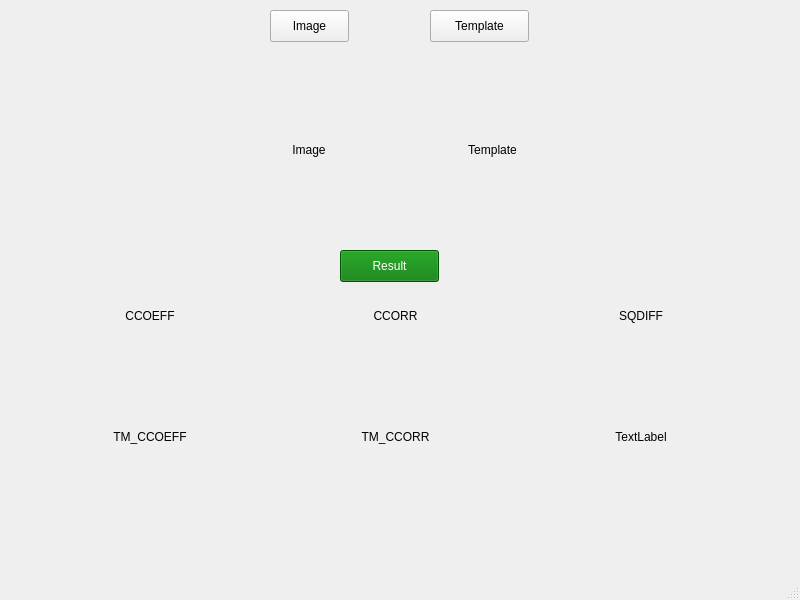
<?xml version="1.0" encoding="UTF-8"?>
<ui version="4.0">
 <class>MainWindow</class>
 <widget class="QMainWindow" name="MainWindow">
  <property name="geometry">
   <rect>
    <x>0</x>
    <y>0</y>
    <width>800</width>
    <height>600</height>
   </rect>
  </property>
  <property name="windowTitle">
   <string>MainWindow</string>
  </property>
  <widget class="QWidget" name="centralwidget">
   <widget class="QPushButton" name="uploadTemplate">
    <property name="geometry">
     <rect>
      <x>430</x>
      <y>10</y>
      <width>99</width>
      <height>32</height>
     </rect>
    </property>
    <property name="text">
     <string>Template</string>
    </property>
   </widget>
   <widget class="QPushButton" name="uploadImage">
    <property name="geometry">
     <rect>
      <x>270</x>
      <y>10</y>
      <width>79</width>
      <height>32</height>
     </rect>
    </property>
    <property name="text">
     <string>Image</string>
    </property>
   </widget>
   <widget class="QPushButton" name="resultButton">
    <property name="geometry">
     <rect>
      <x>340</x>
      <y>250</y>
      <width>99</width>
      <height>32</height>
     </rect>
    </property>
    <property name="styleSheet">
     <string notr="true">background-color: rgb(0, 118, 0);
color: rgb(255, 255, 255);</string>
    </property>
    <property name="text">
     <string>Result</string>
    </property>
   </widget>
   <widget class="QWidget" name="">
    <property name="geometry">
     <rect>
      <x>220</x>
      <y>60</y>
      <width>361</width>
      <height>181</height>
     </rect>
    </property>
    <layout class="QGridLayout" name="gridLayout" columnstretch="0,0">
     <property name="verticalSpacing">
      <number>20</number>
     </property>
     <item row="0" column="1">
      <widget class="QLabel" name="temp">
       <property name="text">
        <string>Template</string>
       </property>
       <property name="alignment">
        <set>Qt::AlignCenter</set>
       </property>
       <property name="indent">
        <number>0</number>
       </property>
      </widget>
     </item>
     <item row="0" column="0">
      <widget class="QLabel" name="image">
       <property name="maximumSize">
        <size>
         <width>16777215</width>
         <height>180</height>
        </size>
       </property>
       <property name="text">
        <string>Image</string>
       </property>
       <property name="alignment">
        <set>Qt::AlignCenter</set>
       </property>
       <property name="margin">
        <number>10</number>
       </property>
       <property name="indent">
        <number>0</number>
       </property>
      </widget>
     </item>
    </layout>
   </widget>
   <widget class="QWidget" name="">
    <property name="geometry">
     <rect>
      <x>30</x>
      <y>300</y>
      <width>731</width>
      <height>237</height>
     </rect>
    </property>
    <layout class="QGridLayout" name="gridLayout_5">
     <item row="0" column="0">
      <layout class="QGridLayout" name="gridLayout_2">
       <item row="0" column="0">
        <widget class="QLabel" name="TM_CCOEFF_label">
         <property name="minimumSize">
          <size>
           <width>0</width>
           <height>25</height>
          </size>
         </property>
         <property name="text">
          <string>CCOEFF</string>
         </property>
         <property name="alignment">
          <set>Qt::AlignCenter</set>
         </property>
        </widget>
       </item>
       <item row="1" column="0">
        <widget class="QLabel" name="TM_CCOEFF">
         <property name="minimumSize">
          <size>
           <width>0</width>
           <height>200</height>
          </size>
         </property>
         <property name="text">
          <string>TM_CCOEFF</string>
         </property>
         <property name="alignment">
          <set>Qt::AlignCenter</set>
         </property>
        </widget>
       </item>
      </layout>
     </item>
     <item row="0" column="1">
      <layout class="QGridLayout" name="gridLayout_3">
       <item row="0" column="0">
        <widget class="QLabel" name="TM_CCORR_label">
         <property name="minimumSize">
          <size>
           <width>0</width>
           <height>25</height>
          </size>
         </property>
         <property name="text">
          <string>CCORR</string>
         </property>
         <property name="alignment">
          <set>Qt::AlignCenter</set>
         </property>
        </widget>
       </item>
       <item row="1" column="0">
        <widget class="QLabel" name="TM_CCORR">
         <property name="minimumSize">
          <size>
           <width>0</width>
           <height>200</height>
          </size>
         </property>
         <property name="text">
          <string>TM_CCORR</string>
         </property>
         <property name="alignment">
          <set>Qt::AlignCenter</set>
         </property>
        </widget>
       </item>
      </layout>
     </item>
     <item row="0" column="2">
      <layout class="QGridLayout" name="gridLayout_4">
       <item row="0" column="0">
        <widget class="QLabel" name="TM_SQDIFF_label">
         <property name="minimumSize">
          <size>
           <width>0</width>
           <height>25</height>
          </size>
         </property>
         <property name="text">
          <string>SQDIFF</string>
         </property>
         <property name="alignment">
          <set>Qt::AlignCenter</set>
         </property>
        </widget>
       </item>
       <item row="1" column="0">
        <widget class="QLabel" name="TM_SQDIFF">
         <property name="minimumSize">
          <size>
           <width>0</width>
           <height>200</height>
          </size>
         </property>
         <property name="text">
          <string>TextLabel</string>
         </property>
         <property name="alignment">
          <set>Qt::AlignCenter</set>
         </property>
        </widget>
       </item>
      </layout>
     </item>
    </layout>
   </widget>
  </widget>
  <widget class="QMenuBar" name="menubar">
   <property name="geometry">
    <rect>
     <x>0</x>
     <y>0</y>
     <width>800</width>
     <height>24</height>
    </rect>
   </property>
  </widget>
  <widget class="QStatusBar" name="statusbar"/>
 </widget>
 <resources/>
 <connections/>
</ui>
